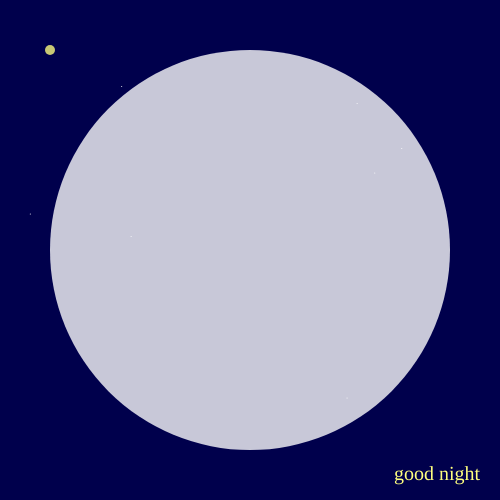
Frame 1 (no input)
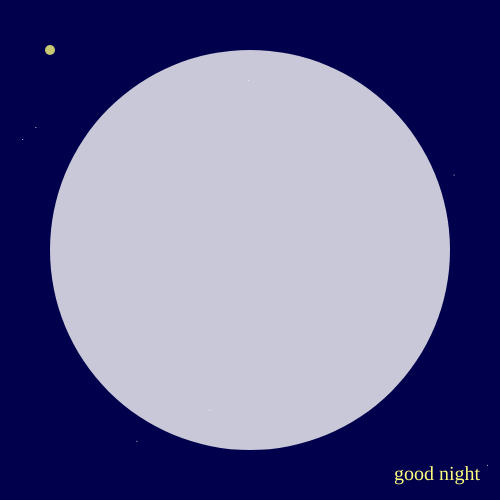
Frame 60 (no input)
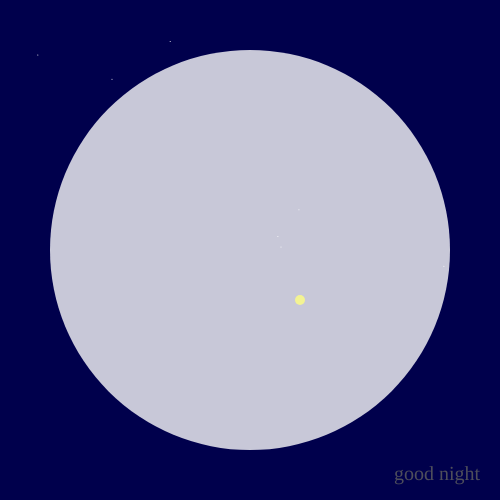
Frame 120 (the mouse pressed at the canvas centre since frame 60)

The p5.js sketch that drew these frames (run headless with seeded random() and noise() and a simulated clock; from frame 60 on, the mouse is pressed at the canvas centre):

// p5.js sketch
// ── sketch.js
var t = 255; //variable for the text's transparency which will change based on the user's action

//The setup function only happens once
function setup() {
	createCanvas(500, 500); //create a 500px X 500px canvas
}

//The draw function happens over and over again
function draw() {
  background(0,0,76); //an RGB color for the canvas' background (dark blue)
  //moon
  fill(255,200); //white, 200 level of transparency (min = 0, max = 255)
  noStroke();
  ellipse(width/2, height/2,400,400); //center of the canvas, 400px dia
  //text
  textSize(20);
  textAlign(RIGHT);
  textFont("Palatino");
  fill(255,255,127,t); // yellow, t refers to the transparency (set to fully opaque (255) at the beginning (see variable a the top of the sketch))
  text("good night",width-20, height-20);
  if(mouseIsPressed) //making the text disappear when the mouse is down
  	t = t-3; // decrease the opacity of the text (see variable at the top of the sketch)
  	if (t<=0){ //if the text is completely transparent, reset it
  		t=255;
  	}
  //firefly
  fill(255,255,127,200); //white, semi-transparent
  ellipse(mouseX+50,mouseY+50,10,10); // follows the mouse, 10px dia
  //sparkly sky (points are redrawn randomly on the canvas everytime we go through the draw function
  stroke(255);
  point(random(0,width),random(0,height));
  point(random(0,width),random(0,height));
  point(random(0,width),random(0,height));
  point(random(0,width),random(0,height));
  point(random(0,width),random(0,height));
  point(random(0,width),random(0,height));
  point(random(0,width),random(0,height));
}
